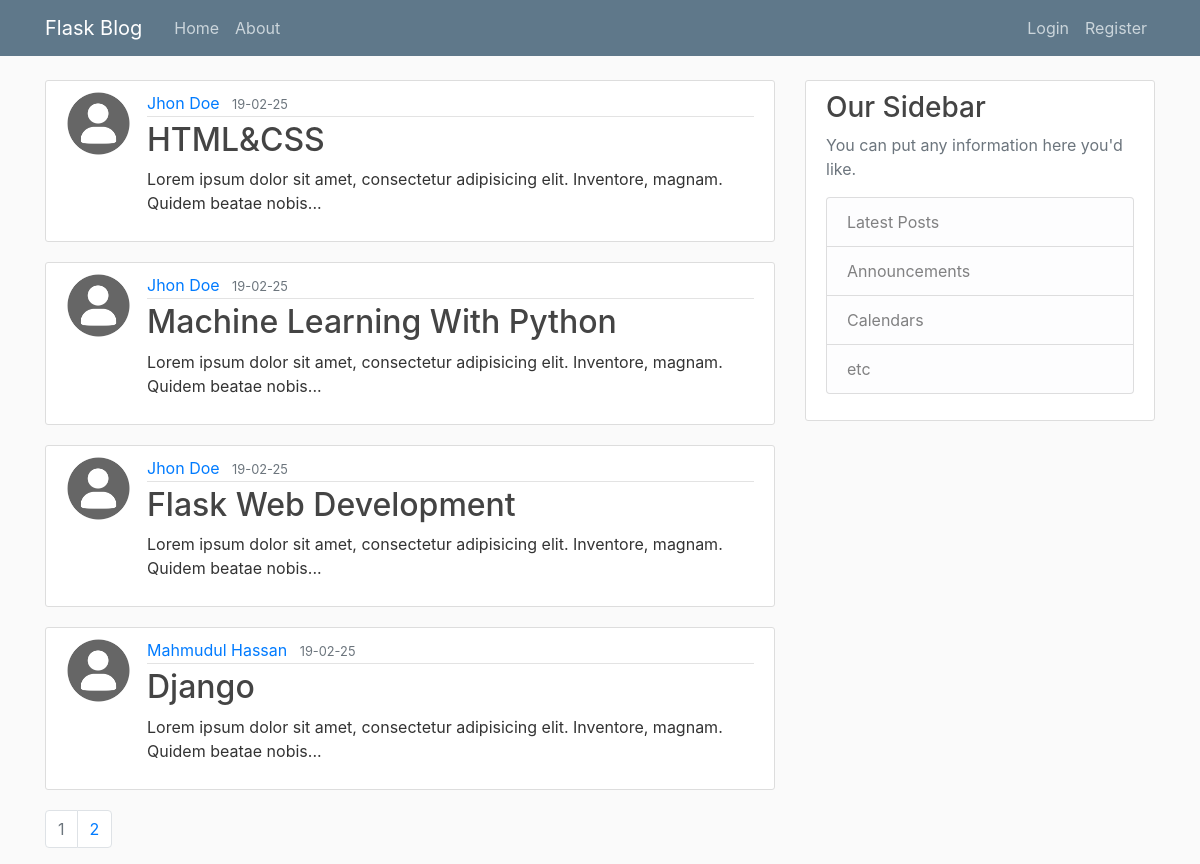
The page /home on the database its author committed.
### onlineBlog/models.py (models this page shows, shortened)
class BlogPost(db.Model):
    users = db.relationship(User)
    id = db.Column(db.Integer,primary_key=True)
    user_id = db.Column(db.Integer,db.ForeignKey('users.id'),nullable=False)
    created_at = db.Column(db.DateTime, nullable=False, default=datetime.utcnow)
    title = db.Column(db.String(140),nullable=False)
    text = db.Column(db.Text,nullable=False)

class User(db.Model,UserMixin):
    __tablename__ = 'users'
    id = db.Column(db.Integer, primary_key=True)
    username = db.Column(db.String(20),unique=True,index=True,nullable=False)
    profile_image = db.Column(db.String(64),nullable=False,default='default.png')
    email = db.Column(db.String(64),unique=True,index=True)
    password_hash = db.Column(db.String(128))
    posts = db.relationship('BlogPost',backref='author',lazy=True)

### onlineBlog/core/views.py (the view)
@core.route("/")
@core.route("/home")
def home():
	page = request.args.get('page',1,type=int)
	posts = BlogPost.query.order_by(BlogPost.created_at.desc()).paginate(page=page,per_page=4)
	return render_template('home.html',posts=posts)

### onlineBlog/templates/home.html
<!DOCTYPE html>
{% extends "layout.html" %}
{% block content %}
    {% for post in posts.items %}
		<article class="media content-section">
		  <img class="rounded-circle article-img" src="{{url_for('static',filename='profile_pics/' + post.author.profile_image)}}" alt="">
		  <div class="media-body">
		    <div class="article-metadata">
		      <a class="mr-2" href="{{url_for('users.user_posts',username=post.author.username)}}">{{ post.author.username}}</a>
		      <small class="text-muted">{{ post.created_at.strftime('%y-%m-%d') }}</small>
		    </div>
		    <h2><a class="article-title" href="{{url_for('posts.post',post_id=post.id)}}">{{ post.title }}</a></h2>
		    <p class="article-content">{{ post.text | truncate(100) | safe }}</p>
		  </div>
		</article>
	{% endfor %}
	<nav>
      <ul class="pagination">
        {% for page_num in posts.iter_pages(left_edge=1,right_edge=1,left_current=1,right_current=2) %}
           {% if posts.page == page_num %}
              <li class="page-item disabled"><a class="page-link" href="{{url_for('core.home',page=page_num)}}">{{page_num}}</a></li>
            {% else %}
               <li class="page-item"><a class="page-link" href="{{url_for('core.home',page=page_num)}}">{{page_num}}</a></li>
            {% endif %}
        {% endfor %}
      </ul>
    </nav>
{% endblock content %}

### onlineBlog/templates/layout.html (shortened to what this page needs)
<!DOCTYPE html>
<html lang="en">
<head>
	<link rel="stylesheet" href="https://stackpath.bootstrapcdn.com/bootstrap/4.3.1/css/bootstrap.min.css">
	<link rel="stylesheet" href="{{ url_for('static',filename='css/main.css') }}">
</head>
<body>
	<header class="site-header">
	  <nav class="navbar navbar-expand-md navbar-dark bg-steel fixed-top">
	    <div class="container">
	      <a class="navbar-brand mr-4" href="{{url_for('core.home')}}">Flask Blog</a>
	      <div class="collapse navbar-collapse" id="navbarToggle">
	        <div class="navbar-nav mr-auto">
	          <a class="nav-item nav-link" href="{{url_for('core.home')}}">Home</a>
	          <a class="nav-item nav-link" href="{{url_for('core.about')}}">About</a>
	        </div>
	        <div class="navbar-nav">
	        {% if current_user.is_authenticated %}
	          <a class="nav-item nav-link" href="{{url_for('users.account')}}">WelCome {{current_user.username}}</a>
	          <a class="nav-item nav-link" href="{{url_for('users.logout')}}">Logout</a>
	        {% else %}
	          <a class="nav-item nav-link" href="{{url_for('users.login')}}">Login</a>
	          <a class="nav-item nav-link" href="{{url_for('users.register')}}">Register</a>
	        {% endif %}
	        </div>
	      </div>
	    </div>
	  </nav>
	</header>
	<main role="main" class="container">
	  <div class="row">
	    <div class="col-md-8">
	      {% block content %}{% endblock %}
	    </div>
	    <div class="col-md-4">
	      <div class="content-section">
	        <h3>Our Sidebar</h3>
	        <p class='text-muted'>You can put any information here you'd like.
	          <ul class="list-group">
	            <li class="list-group-item list-group-item-light">Latest Posts</li>
	            <li class="list-group-item list-group-item-light">Announcements</li>
	            <li class="list-group-item list-group-item-light">Calendars</li>
	            <li class="list-group-item list-group-item-light">etc</li>
	          </ul>
	        </p>
	      </div>
	    </div>
	  </div>
	</main>
</body>
</html>

### onlineBlog/static/css/main.css (style rules this page uses)
body { background: #fafafa; color: #333333; margin-top: 5rem; }
h1, h2, h3, h4, h5, h6 { color: #444444; }
.bg-steel { background-color: #5f788a; }
.site-header .navbar-nav .nav-link { color: #cbd5db; }
.content-section { background: #ffffff; padding: 10px 20px; border: 1px solid #dddddd; border-radius: 3px; margin-bottom: 20px; }
.article-title { color: #444444; }
.article-content { white-space: pre-line; }
.article-img { height: 65px; width: 65px; margin-right: 16px; }
.article-metadata { padding-bottom: 1px; margin-bottom: 4px; border-bottom: 1px solid #e3e3e3 }

### rows shown on the page
BlogPost: profile_image (placeholder picture), author.username "Jhon Doe", created_at "19-02-25", title "HTML&CSS", text "Lorem ipsum dolor sit amet, consectetur adipisicing elit. Inventore, magnam. Quidem beatae nobis..."
BlogPost: profile_image (placeholder picture), author.username "Jhon Doe", created_at "19-02-25", title "Machine Learning With Python", text "Lorem ipsum dolor sit amet, consectetur adipisicing elit. Inventore, magnam. Quidem beatae nobis..."
BlogPost: profile_image (placeholder picture), author.username "Jhon Doe", created_at "19-02-25", title "Flask Web Development", text "Lorem ipsum dolor sit amet, consectetur adipisicing elit. Inventore, magnam. Quidem beatae nobis..."
BlogPost: profile_image (placeholder picture), author.username "Mahmudul Hassan", created_at "19-02-25", title "Django", text "Lorem ipsum dolor sit amet, consectetur adipisicing elit. Inventore, magnam. Quidem beatae nobis..."

### other values the page prints
{{ page_num }} "1"
{{ page_num }} "2"
